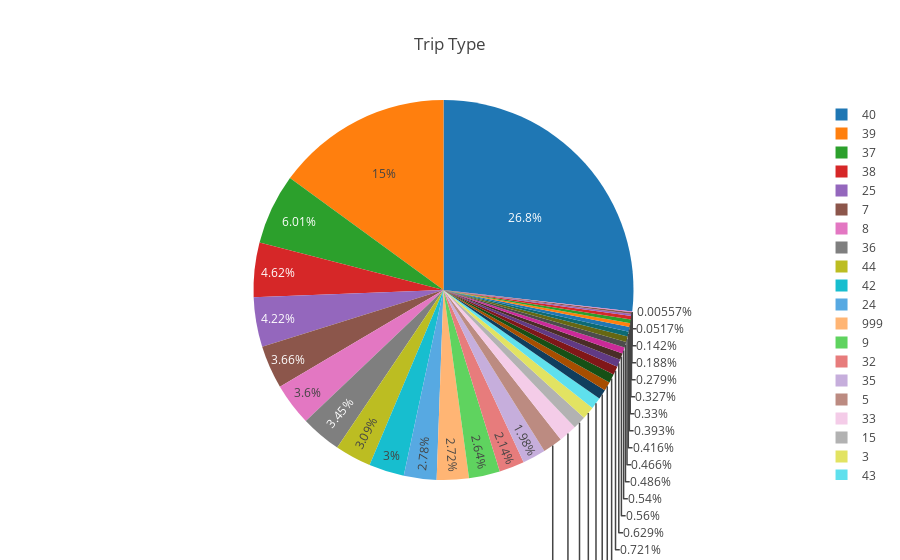

Write notebook code for a chart like this one.
### Code cell
plot_pie_chart(data['TripType'],"Trip Type")

### Figure 1 — Plotly figure (JSON) as saved in the notebook; plotly's stock layout.template omitted (floating-point values rounded to 4 significant figures)
{"data": [{"labels": ["3", "4", "5", "6", "7", "8", "9", "12", "14", "15", "43", "18", "19", "20", "21", "22", "23", "24", "25", "26", "27", "28", "29", "30", "31", "32", "33", "34", "35", "36", "37", "38", "39", "40", "41", "42", "999", "44"], "type": "pie", "values": [6814, 890, 10557, 3392, 23010, 22626, 16584, 2072, 35, 6972, 6143, 2929, 1182, 3053, 3951, 3515, 325, 17466, 26534, 2466, 4527, 2611, 2051, 4772, 1751, 13450, 9763, 4673, 12426, 21692, 37720, 29034, 94058, 168362, 5276, 18862, 17102, 19409]}], "layout": {"title": "Trip Type"}}
